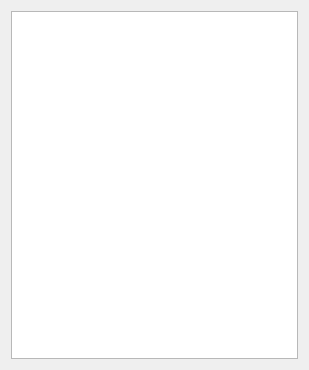
<?xml version="1.0" encoding="UTF-8"?>
<ui version="4.0">
 <class>Form</class>
 <widget class="QWidget" name="Form">
  <property name="enabled">
   <bool>true</bool>
  </property>
  <property name="geometry">
   <rect>
    <x>0</x>
    <y>0</y>
    <width>309</width>
    <height>370</height>
   </rect>
  </property>
  <property name="sizePolicy">
   <sizepolicy hsizetype="Expanding" vsizetype="Expanding">
    <horstretch>0</horstretch>
    <verstretch>0</verstretch>
   </sizepolicy>
  </property>
  <property name="minimumSize">
   <size>
    <width>309</width>
    <height>370</height>
   </size>
  </property>
  <property name="windowTitle">
   <string>Tree View</string>
  </property>
  <layout class="QGridLayout" name="gridLayout">
   <item row="0" column="0">
    <layout class="QGridLayout" name="gridLayout_2">
     <property name="spacing">
      <number>0</number>
     </property>
     <item row="0" column="0">
      <widget class="QTreeView" name="treeView">
       <property name="alternatingRowColors">
        <bool>true</bool>
       </property>
       <property name="selectionBehavior">
        <enum>QAbstractItemView::SelectItems</enum>
       </property>
      </widget>
     </item>
    </layout>
   </item>
  </layout>
 </widget>
 <resources/>
 <connections/>
</ui>
